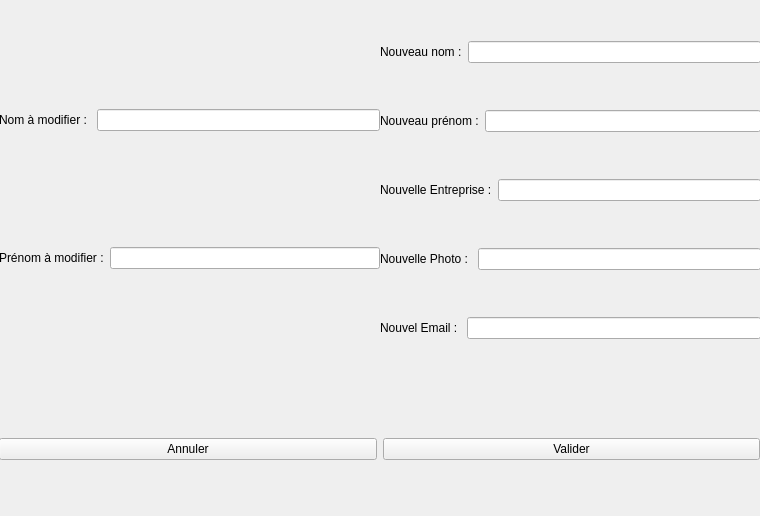
<?xml version="1.0" encoding="UTF-8"?>
<ui version="4.0">
 <class>WidgetUpdate</class>
 <widget class="QWidget" name="WidgetUpdate">
  <property name="geometry">
   <rect>
    <x>0</x>
    <y>0</y>
    <width>760</width>
    <height>516</height>
   </rect>
  </property>
  <property name="windowTitle">
   <string>Form</string>
  </property>
  <property name="styleSheet">
   <string notr="true"/>
  </property>
  <widget class="QWidget" name="verticalLayoutWidget">
   <property name="geometry">
    <rect>
     <x>-1</x>
     <y>-1</y>
     <width>381</width>
     <height>381</height>
    </rect>
   </property>
   <layout class="QVBoxLayout" name="verticalLayout">
    <item>
     <layout class="QHBoxLayout" name="horizontalLayout_5">
      <item>
       <widget class="QLabel" name="label_3">
        <property name="text">
         <string>Nom à modifier : </string>
        </property>
       </widget>
      </item>
      <item>
       <widget class="QLineEdit" name="oNom"/>
      </item>
     </layout>
    </item>
    <item>
     <layout class="QHBoxLayout" name="horizontalLayout_3">
      <item>
       <widget class="QLabel" name="label_11">
        <property name="text">
         <string>Prénom à modifier :</string>
        </property>
       </widget>
      </item>
      <item>
       <widget class="QLineEdit" name="oPrenom"/>
      </item>
     </layout>
    </item>
   </layout>
  </widget>
  <widget class="QWidget" name="verticalLayoutWidget_2">
   <property name="geometry">
    <rect>
     <x>380</x>
     <y>0</y>
     <width>381</width>
     <height>381</height>
    </rect>
   </property>
   <layout class="QVBoxLayout" name="verticalLayout_2">
    <item>
     <layout class="QHBoxLayout" name="horizontalLayout_8">
      <item>
       <widget class="QLabel" name="label_6">
        <property name="text">
         <string>Nouveau nom :</string>
        </property>
       </widget>
      </item>
      <item>
       <widget class="QLineEdit" name="nNom"/>
      </item>
     </layout>
    </item>
    <item>
     <layout class="QHBoxLayout" name="horizontalLayout_13">
      <item>
       <widget class="QLabel" name="label_12">
        <property name="text">
         <string>Nouveau prénom :</string>
        </property>
       </widget>
      </item>
      <item>
       <widget class="QLineEdit" name="nPrenom"/>
      </item>
     </layout>
    </item>
    <item>
     <layout class="QHBoxLayout" name="horizontalLayout_9">
      <item>
       <widget class="QLabel" name="label_7">
        <property name="text">
         <string>Nouvelle Entreprise :</string>
        </property>
       </widget>
      </item>
      <item>
       <widget class="QLineEdit" name="nEntreprise"/>
      </item>
     </layout>
    </item>
    <item>
     <layout class="QHBoxLayout" name="horizontalLayout_10">
      <item>
       <widget class="QLabel" name="label_8">
        <property name="text">
         <string>Nouvelle Photo : </string>
        </property>
       </widget>
      </item>
      <item>
       <widget class="QLineEdit" name="nPhoto"/>
      </item>
     </layout>
    </item>
    <item>
     <layout class="QHBoxLayout" name="horizontalLayout_11">
      <item>
       <widget class="QLabel" name="label_9">
        <property name="text">
         <string>Nouvel Email : </string>
        </property>
       </widget>
      </item>
      <item>
       <widget class="QLineEdit" name="nEmail"/>
      </item>
     </layout>
    </item>
   </layout>
  </widget>
  <widget class="QWidget" name="horizontalLayoutWidget">
   <property name="geometry">
    <rect>
     <x>-1</x>
     <y>379</y>
     <width>761</width>
     <height>141</height>
    </rect>
   </property>
   <layout class="QHBoxLayout" name="horizontalLayout">
    <item>
     <widget class="QPushButton" name="bAnnuler">
      <property name="text">
       <string>Annuler</string>
      </property>
     </widget>
    </item>
    <item>
     <widget class="QPushButton" name="bValider">
      <property name="text">
       <string>Valider</string>
      </property>
     </widget>
    </item>
   </layout>
  </widget>
 </widget>
 <resources/>
 <connections/>
</ui>
